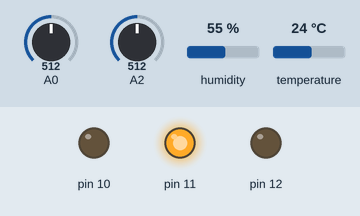
This sketch was run on a simulated Arduino Uno, built with avr-gcc and run on an emulated ATmega328P. On the bench: output pins drawn as LEDs (lit = HIGH). Inputs (shaded band) come from the test bench; at power-on: A0 = 512, A2 = 512, humidity 55 %, temperature 24 °C. What the sketch prints to the serial monitor is not drawn.

Above: at 0.2 s.
At 0.7 s:
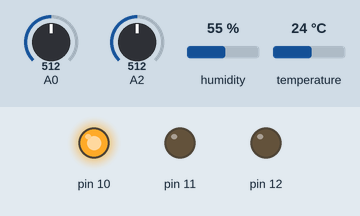
Timing chart, 0 to 2.2 s (numbered marks = the images above):
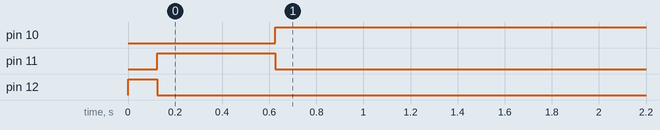

Measured:
- by itself, pin 10: LOW → HIGH at 0.63 s
- by itself, pin 11: HIGH → LOW at 0.63 s

The sketch:

agroforestal_final.ino
```cpp
#include <DHT.h>

DHT sensor(2, DHT11);

int mq2 = 0;
int temperatura = 0;
int fuego = 0;
int humedad = 0;

int umbralMq2 = 0;
int umbralTemperatura = 0;
int umbralFuego = 0;
int umbralHumedad = 0;

int sensibilidadMq2 = 50;
int sensibilidadTemperatura = 20;
int sensibilidadFuego = 120;
int sensibilidadHumedad = 100; // hay que ajustarlos segun las condiciones

void setup() {

  pinMode(10, OUTPUT);
  pinMode(11, OUTPUT);
  pinMode(12, OUTPUT);

  Serial.begin(9600);

  sensor.begin();

  digitalWrite(12, HIGH);

  umbralMq2 = analogRead(A0);
  umbralFuego = analogRead(A2);
  umbralTemperatura = sensor.readTemperature();
  umbralHumedad = sensor.readHumidity();

  delay(100);

  digitalWrite(12, LOW);
  digitalWrite(11, HIGH);
}

void loop() {
  mq2 = analogRead(A0);
  fuego = analogRead(A2);
  temperatura = sensor.readTemperature();
  humedad = sensor.readHumidity();

  Serial.println("MQ-2: ");
  Serial.println(mq2);

  Serial.println("IR: ");
  Serial.println(fuego);

  Serial.println("TEMP: ");
  Serial.println(temperatura);

  Serial.println("HUM: ");
  Serial.println(humedad);

  Serial.println();
  Serial.println();
  delay (500);

  if(mq2 >= umbralMq2 || fuego <= umbralFuego || temperatura >= umbralTemperatura || humedad >= umbralHumedad) {
    digitalWrite(11, LOW);
    digitalWrite(10, HIGH);
  }
  else {
    digitalWrite(11, HIGH);
    digitalWrite(10, LOW);
  }
}
```
